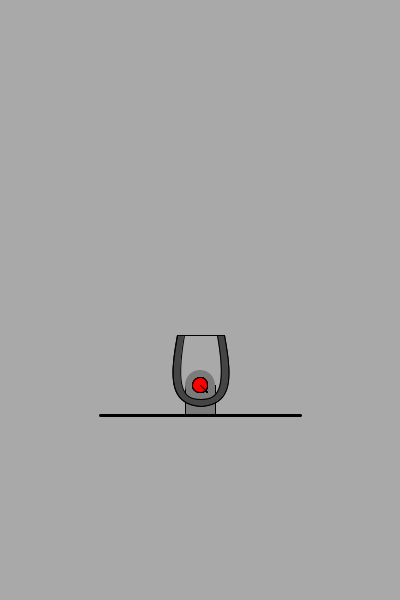
Frame 1 (no input)
Frame 60 (the mouse pressed at the canvas centre just before this capture): identical to frame 1, image omitted
Frame 120 (the mouse held since frame 60 and released just before this capture): identical to frame 1, image omitted

The Processing sketch that drew this single still picture (run headless with seeded random() and noise(); from frame 60 on, the mouse is pressed at the canvas centre):

// Processing sketch: Homework3_Cannon_021312_E
// ── Homework3_Cannon_021312_E.pde
Cannonball [] cannonball = new Cannonball[10];
Cannon c;


void setup() {
  size(400, 600);
  smooth();
  //Issue cannonball Objects
  for (int i=0; i<cannonball.length; i++) {
    cannonball[i]=new Cannonball();
  }
  //Issue cannon object
  c= new Cannon();
}

void draw() {
  background(169, 169, 169);
  //draw the cannon barrel and mount
  c.mount();
  c.barrel();
  PVector gravity = new PVector(0, .1);
  if (keyPressed) {
    if (key == CODED && keyCode == RIGHT) {    
      c.cannonAngle+=1;  
    }
    else if (key == CODED && keyCode == LEFT) {
      c.cannonAngle-=1;
    }
  }

  //  draw the cannon balls
  for (int i=0; i<cannonball.length; i++) {
    cannonball[i].movement();
    cannonball[i].display();
    
    if (c.launched) {
      cannonball[i].applyForce(gravity);
    } 
    else {
      //cannonball[i].updateLocation();
    }
  }
  
}

void keyPressed() {

  if (key == CODED && keyCode == UP && !c.launched) {
    for (int i=0; i<cannonball.length; i++) {
      cannonball[i].explode();
    }
    c.launched = true;
    //cannonball[i].applyForce(gravity);
  }
  //Reloading
  else if (key == CODED && keyCode == DOWN) {
    for (int i=0; i<cannonball.length; i++) {
      cannonball[i].location.y= 0;
      cannonball[i].location.x=0;
      cannonball[i].velocity.mult(0);
      cannonball[i].acceleration.mult(0);
      c.launched = false;
    }
  }
}


// ── Cannon.pde
class Cannon {
  float ellipseRad, cannonAngle;
  boolean launched = false;

  Cannon() {
    
  }
  void barrel() {
    pushMatrix();
    translate(width/2, 385);
    cannonAngle=constrain(cannonAngle,-90,90);
    rotate(radians(cannonAngle));
    smooth();
    //Create Section of Barrel
    stroke(0);
    strokeWeight(1);
    fill(69, 69, 69);
    translate( -28, -50 );
    beginShape();
    vertex( 28, 71 );
    bezierVertex( 62, 69, 59, 39, 52, 0);
    vertex( 45, 0 );
    bezierVertex( 55, 58, 44, 64, 28, 64);
    vertex( 29, 64 );
    bezierVertex( 13, 64, 2, 58, 12, 0);
    vertex( 5, 0 );
    bezierVertex( -2, 39, -5, 69, 29, 71);
    endShape();

    //Create Barrel Transparency
    strokeWeight(1);
    fill(255, 0, 0, .8);
    beginShape();
    vertex( 28, 71 );
    bezierVertex( 62, 69, 59, 39, 52, 0);
    vertex( 5, 0 );
    bezierVertex( -2, 39, -5, 69, 29, 71);
    endShape();
    popMatrix();
  }

  void mount() {
    fill(123, 123, 123);
    rectMode(CENTER);
    rect(width/2, height*2/3, 30, 30);
    noStroke();
    ellipse(width/2, height*2/3-15, 30, 30);
    stroke(0);
    ellipse(width/2, height*2/3-15, 10, 10);
    strokeWeight(3);
    line(width/2-100, height*2/3+15, width/2+100, height*2/3+15);
  }
}


// ── CannonBall.pde
class Cannonball {
  float ellipseRad, theta, explodeForce, topSpeed, aVelocity, aAcceleration, angle, damping;
  PVector location, velocity, acceleration, gravity;

  Cannonball() {
    ellipseRad=15;
    explodeForce=10;
    topSpeed=5;
    //    damping=.9;
    location=new PVector();
    velocity=new PVector(0, 0);
    acceleration=new PVector(0, 0);
  }

  void display() {
    fill(255, 0, 0);
    pushMatrix();
    translate(width/2, 385);
    rotate(theta);
    ellipse(location.x, location.y, ellipseRad, ellipseRad);
    line(location.x, location.y,location.x+ellipseRad/2,location.y+ellipseRad/2);
    popMatrix();
  }

  void movement() {
    location.add(velocity);
    velocity.add(acceleration);
    //    velocity.mult(damping);
    //velocity.limit(topSpeed);//So Cannonballs don't move faster than the framerate.Keeping them with normal movement
    aAcceleration = acceleration.x / 10.0;
    aVelocity += aAcceleration;
    aVelocity = constrain(aVelocity, -0.1, 0.1); 
    theta += aVelocity;
    acceleration.mult(0);// Preventing accumulation of forces
    
  }

  void applyForce(PVector force) {
    PVector f = force.get();//What does this do? exactly I'm still lost on the Get command
    acceleration.add(f);
  }

  void explode() {
    PVector force = new PVector(cos(radians(c.cannonAngle)-PI/2), sin(radians(c.cannonAngle)-PI/2));
    force.mult(explodeForce);
    applyForce(force);
  }

//  void updateLocation() {
//    pushMatrix();
//    translate(200,385);
////    ellipse(0,0,300,3);
//    PVector ballRadius= new PVector(0,0);
////    ballRadius.sub(location);
//    line(ballRadius.x,ballRadius.y,location.x,location.y);
////    ellipse(ballRadius.x,ballRadius.y,10,10);
//    
////    fill(255,0,0);
////    ellipse(0,0,30,30);
//    popMatrix();
////    location.x=cos(radians(c.cannonAngle)-PI/2);
////    location.y=sin(radians(c.cannonAngle)-PI/2);
//  }
}
